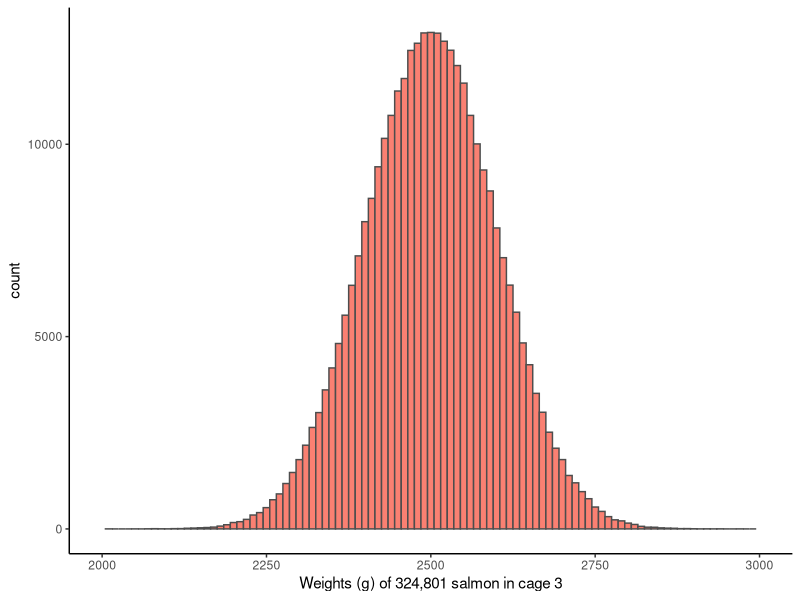
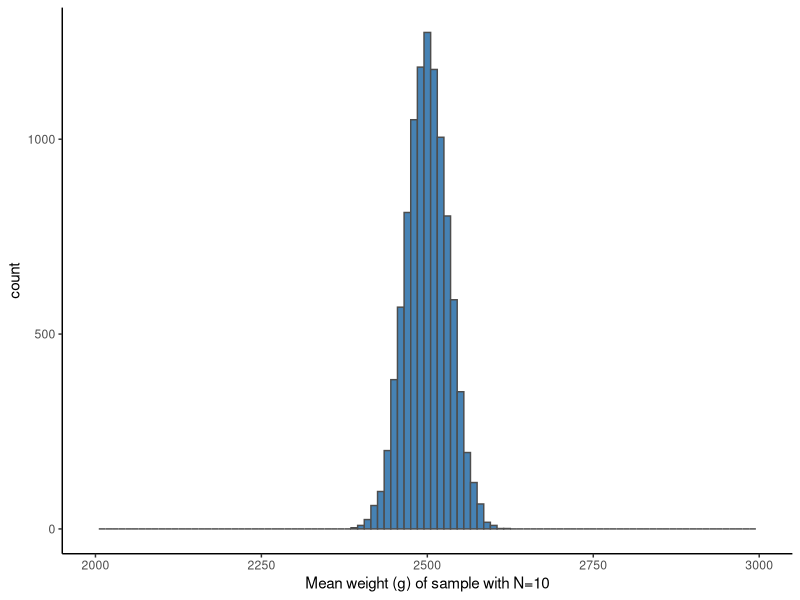
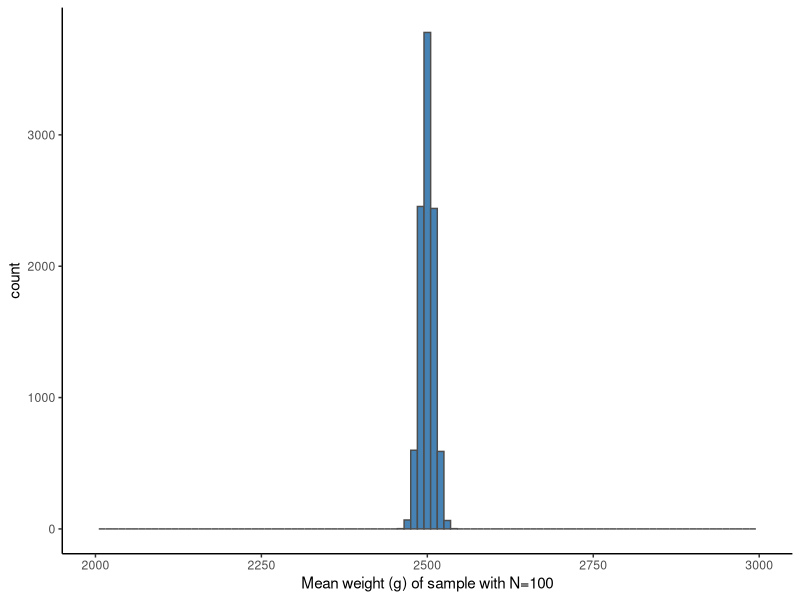
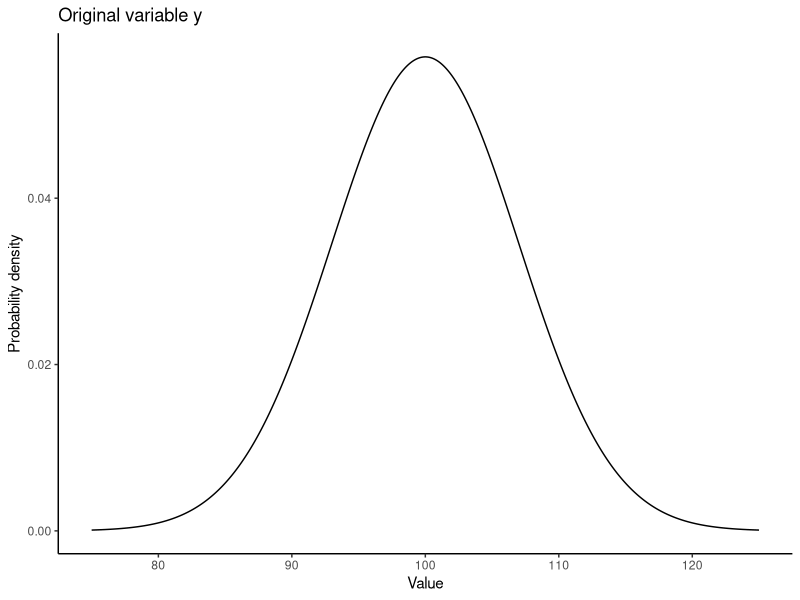
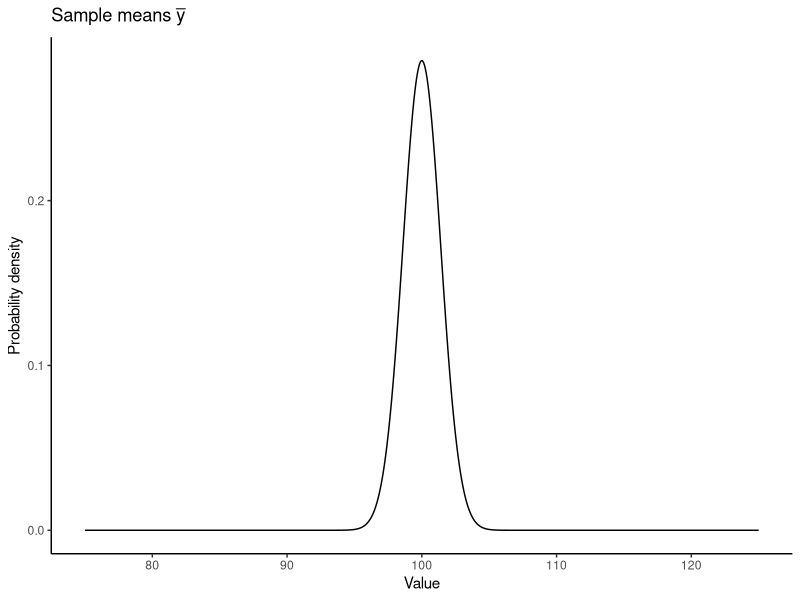
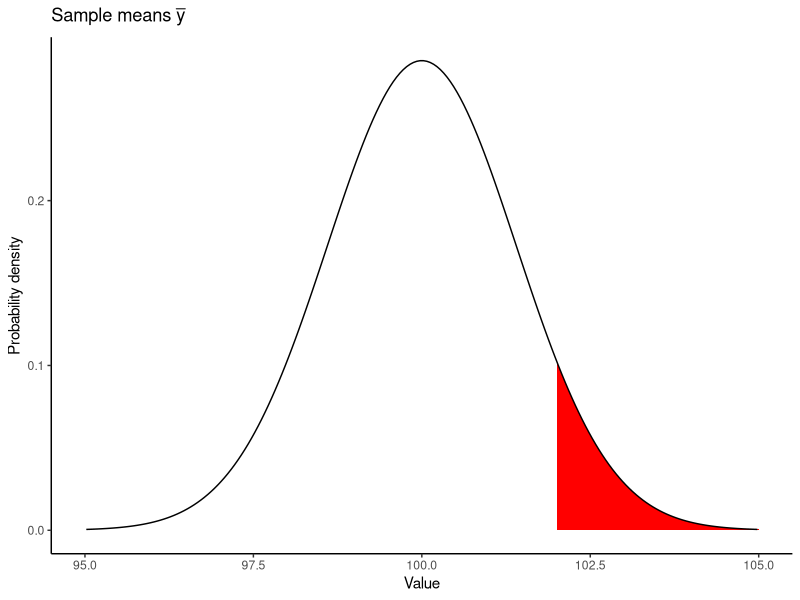
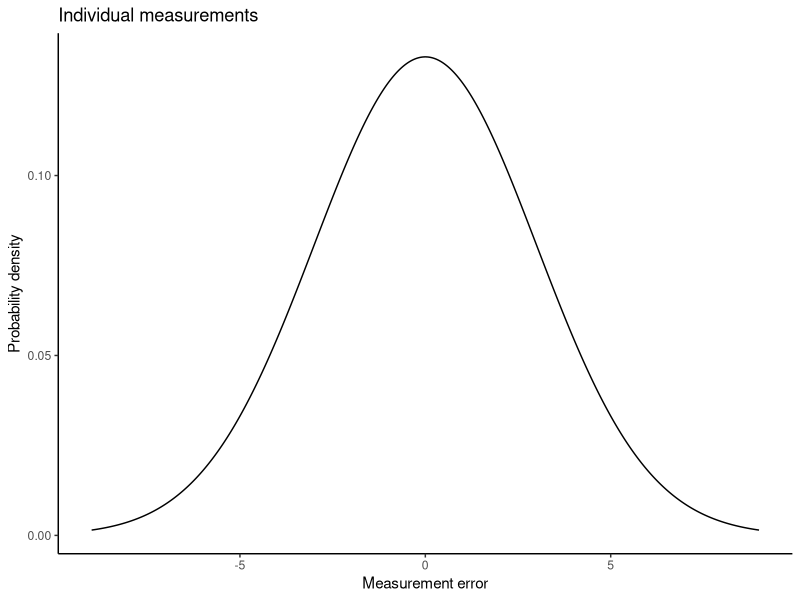
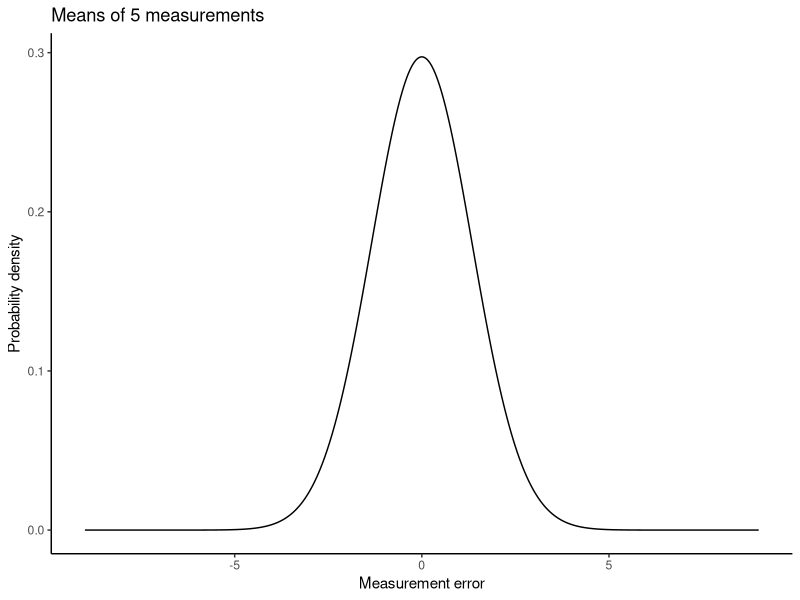

These figures' R source, in order:
# H2 Data Science
# UG308490
# L09 - CLT 



library(tidyverse); theme_set(theme_classic())




# R tips: logical ---------------------------------------------------------

a <- rpois(10, 3)
b <- rpois(10, 1)

a
a > 1
sum(a > 1)
mean(a > 1)
sum(! (a > 1) )

a < 2 | a > 4
sum(a < 2 | a > 4)

# Do you want coffee or tea?
# 'inclusive or': T = 'coffee', 'tea', 'both';  F = 'none'
# 'exclusive or': T = 'coffee', 'tea';  F = 'both', 'none'
(a > 1) | (b > 1)  # TRUE if either or both are TRUE
xor(a > 1, b > 1)  # TRUE if exactly one is TRUE

a %in% c(1, 3)  # same as: (a == 1) | (a ==3)

any(a > 2)
any(b > 2)

all(a > 2)

c <- c(NA, rpois(9, 2))

is.na(c)
any(is.na(c))
!is.na(c)
c_noNA <- c[!is.na(c)]



# salmon in cage 3 --------------------------------------------------------

set.seed(1)
# This is the entire population
salmon_df <- data.frame(id=1:324801,
                        weight=rnorm(324801, 2500, 100))

# Step 1: Measure all individuals and take the mean
mean(salmon_df$weight)  # mu
sd(salmon_df$weight)  # sigma
range(salmon_df$weight)

# Step 2: Take 5 samples, each of 10 fish, and take the mean of each
for(i in 1:5) {
  fish_sample <- sample(salmon_df$weight, size=10)
  cat("Sample mean", i, "=", round(mean(fish_sample)), "g\n")
}

# Step 3:  :( 

# Step 4-5: See if there's a pattern in *how* the means are wrong
number_of_samples <- 10000
fish_means <- data.frame(sample_id=1:number_of_samples,
                         mean_n10=numeric(number_of_samples),
                         mean_n100=numeric(number_of_samples))
for(i in 1:nrow(fish_means)) {
  fish_means$mean_n10[i] <- mean(sample(salmon_df$weight, size=10))
  fish_means$mean_n100[i] <- mean(sample(salmon_df$weight, size=100))
}

mean(fish_means$mean_n10)
sd(fish_means$mean_n10)
range(fish_means$mean_n10)

mean(fish_means$mean_n100)
sd(fish_means$mean_n100)
range(fish_means$mean_n100)

p <- salmon_df |>
  ggplot() +
  geom_histogram(aes(weight), colour="grey30", fill="salmon", binwidth=10) +
  xlim(2000,3000) +
  labs(x="Weights (g) of 324,801 salmon in cage 3")
ggsave("figs/L09_salmon_raw_data.png", p, width=5, height=3, dpi=300)

p <- fish_means |>
  ggplot() +
  geom_histogram(aes(mean_n10), colour="grey30", fill="steelblue", binwidth=10) +
  xlim(2000,3000) +
  labs(x="Mean weight (g) of sample with N=10")
ggsave("figs/L09_salmon_sample_means_n10.png", p, width=5, height=3, dpi=300)

p <- fish_means |>
  ggplot() +
  geom_histogram(aes(mean_n100), colour="grey30", fill="steelblue", binwidth=10) +
  xlim(2000,3000) +
  labs(x="Mean weight (g) of sample with N=100")
ggsave("figs/L09_salmon_sample_means_n100.png", p, width=5, height=3, dpi=300)





# Example 1 ---------------------------------------------------------------

# y ~ Normal(100, 7)  with samples of n=25
y_df <- data.frame(value=seq(75, 125, length.out=1e3)) |>
  mutate(prob_value=dnorm(value, mean=100, sd=7))

ybar_df <- data.frame(value=seq(75, 125, length.out=1e3)) |>
  mutate(prob_value=dnorm(value, mean=100, sd=7/sqrt(25)))

ybar_z_df <- data.frame(value=seq(102, 105, length.out=1e2), 
                        ymin=0) |>
  mutate(ymax=dnorm(value, mean=100, sd=7/sqrt(25)))

p <- ggplot(y_df, aes(value, prob_value)) + geom_line() + 
  labs(x="Value", y="Probability density", title="Original variable y")
ggsave("figs/L09_examp1_1_ogData.png", p, width=3, height=2.5, dpi=300)

p <- ggplot(ybar_df, aes(value, prob_value)) + geom_line() + 
  labs(x="Value", y="Probability density", title=expression('Sample means'~bar(y)))
ggsave("figs/L09_examp1_2_ybars.png", p, width=3, height=2.5, dpi=300)

p <- ggplot(ybar_df, aes(value, prob_value)) + 
  geom_ribbon(data=ybar_z_df, aes(ymin=ymin, ymax=ymax), y=NA, fill="red", colour=NA) +
  geom_line() + 
  xlim(95, 105) +
  labs(x="Value", y="Probability density", title=expression('Sample means'~bar(y)))
ggsave("figs/L09_examp1_3_ybars_z.png", p, width=3, height=2.5, dpi=300)

1 - pnorm(102, 100, 7/sqrt(25))





# Example 2 ---------------------------------------------------------------

meas_error <- data.frame(value=seq(-9, 9, length.out=1e3)) |>
  mutate(prob_value=dnorm(value, mean=0, sd=3))
mean_meas <- data.frame(value=seq(-9, 9, length.out=1e3)) |>
  mutate(prob_value=dnorm(value, mean=0, sd=3/sqrt(5)))
mean_meas_z <- data.frame(value=seq(-9, 9, length.out=1e3), 
                          ymin=0) |>
  mutate(ymax=dnorm(value, mean=0, sd=3/sqrt(5))) |>
  mutate(ymax=if_else(between(value, -1, 1), 0, ymax))

p <- ggplot(meas_error, aes(value, prob_value)) + geom_line() + 
  labs(x="Measurement error", y="Probability density", title="Individual measurements")
ggsave("figs/L09_examp2_1_ogData.png", p, width=3, height=2.5, dpi=300)

p <- ggplot(mean_meas, aes(value, prob_value)) + geom_line() + 
  labs(x="Measurement error", y="Probability density", title="Means of 5 measurements")
ggsave("figs/L09_examp2_2_ybars.png", p, width=3, height=2.5, dpi=300)

p <- ggplot(mean_meas, aes(value, prob_value)) + 
  geom_ribbon(data=mean_meas_z, aes(ymin=ymin, ymax=ymax), y=NA, fill="red", colour=NA) +
  geom_line() +
  # ylim(-6, 6)
  labs(x="Value", y="Probability density", title="Means of 5 measurements")
ggsave("figs/L09_examp2_3_ybars_z.png", p, width=3, height=2.5, dpi=300)

2 * pnorm(-1, 0, 3/sqrt(5))

pnorm(-1, 0, 3/sqrt(5)) +
  pnorm(1, 0, 3/sqrt(5), lower.tail=FALSE)





# Example 3 ---------------------------------------------------------------

# y ~ Normal(36.6, 6.4)  with samples of n=4
y_df <- data.frame(value=seq(17.4, 55.8, length.out=1e3)) |>
  mutate(prob_value=dnorm(value, mean=36.6, sd=6.4))

ybar_df <- data.frame(value=seq(17.4, 55.8, length.out=1e3)) |>
  mutate(prob_value=dnorm(value, mean=36.6, sd=6.4/sqrt(4)))

ybar_z_df <- data.frame(value=seq(17.4, 30, length.out=1e2), 
                        ymin=0) |>
  mutate(ymax=dnorm(value, mean=36.6, sd=6.4/sqrt(4)))

p <- ggplot(y_df, aes(value, prob_value)) + geom_line() + 
  labs(x="Value", y="Probability density", title="Cod length")
ggsave("figs/L09_examp3_1_ogData.png", p, width=3, height=2.5, dpi=300)

p <- ggplot(ybar_df, aes(value, prob_value)) + geom_line() + 
  labs(x="Value", y="Probability density", title="Mean cod length (n=4)")
ggsave("figs/L09_examp3_2_ybars.png", p, width=3, height=2.5, dpi=300)

p <- ggplot(ybar_df, aes(value, prob_value)) + 
  geom_ribbon(data=ybar_z_df, aes(ymin=ymin, ymax=ymax), y=NA, fill="red", colour=NA) +
  geom_line() + 
  xlim(17.4, 55.8) +
  labs(x="Value", y="Probability density", title="Mean cod length (n=4)")
ggsave("figs/L09_examp3_3_ybars_z.png", p, width=3, height=2.5, dpi=300)

# proportion of *fish* < 30cm
pnorm(30, 36.6, 6.4)

# proportion of sample means < 30cm
pnorm(30, 36.6, 6.4/sqrt(4))






# Quantiles ---------------------------------------------------------------

z_df <- data.frame(z=seq(-4, 4, length.out=1e3),
                   ymin=0) |>
  mutate(prob=dnorm(z))
q_10 <- z_df |> 
  filter(z < qnorm(0.1))
q_50 <- z_df |> 
  filter(z < qnorm(0.5))
q_95 <- z_df |> 
  filter(z < qnorm(0.95))

p <- ggplot(z_df, aes(z, prob)) + 
  geom_line() + 
  labs(x="Value", y="Probability density")
ggsave("figs/L09_quantiles_1.png", p, width=3, height=2.5, dpi=300)

p <- ggplot(z_df, aes(z, prob)) + 
  geom_ribbon(data=q_10, aes(ymin=ymin, ymax=prob), fill="red", colour=NA) +
  geom_vline(xintercept=qnorm(0.1), linewidth=1) +
  geom_line() + 
  labs(x="Value", y="Probability density")
ggsave("figs/L09_quantiles_2_q10.png", p, width=3, height=2.5, dpi=300)

p <- ggplot(z_df, aes(z, prob)) + 
  geom_ribbon(data=q_50, aes(ymin=ymin, ymax=prob), fill="red", colour=NA) +
  geom_vline(xintercept=qnorm(0.5), linewidth=1) +
  geom_line() + 
  labs(x="Value", y="Probability density")
ggsave("figs/L09_quantiles_3_q50.png", p, width=3, height=2.5, dpi=300)

p <- ggplot(z_df, aes(z, prob)) + 
  geom_ribbon(data=q_95, aes(ymin=ymin, ymax=prob), fill="red", colour=NA) +
  geom_vline(xintercept=qnorm(0.95), linewidth=1) +
  geom_line() + 
  labs(x="Value", y="Probability density")
ggsave("figs/L09_quantiles_4_q95.png", p, width=3, height=2.5, dpi=300)

p <- ggplot(z_df, aes(z, prob)) + 
  geom_line() + 
  geom_vline(xintercept=qnorm(c(0.25, 0.5, 0.75)), linewidth=1) + 
  labs(x="Value", y="Probability density", title="Quartiles")
ggsave("figs/L09_quartiles.png", p, width=3, height=2.5, dpi=300)

p <- ggplot(z_df, aes(z, prob)) + 
  geom_line() + 
  geom_vline(xintercept=qnorm(c(0.2, 0.4, 0.6, 0.8)), linewidth=1) + 
  labs(x="Value", y="Probability density", title="Quintiles")
ggsave("figs/L09_quintiles.png", p, width=3, height=2.5, dpi=300)

p <- ggplot(z_df, aes(z, prob)) + 
  geom_line() + 
  geom_vline(xintercept=qnorm(seq(0.1, 0.9, by=0.1)), linewidth=1) + 
  labs(x="Value", y="Probability density", title="Deciles")
ggsave("figs/L09_dectiles.png", p, width=3, height=2.5, dpi=300)




# Example 4 ---------------------------------------------------------------

# y ~ Normal(36.6, 6.4)  with samples of n=4
y_df <- data.frame(value=seq(17.4, 55.8, length.out=1e3)) |>
  mutate(prob_value=dnorm(value, mean=36.6, sd=6.4))

ybar_df <- data.frame(value=seq(17.4, 55.8, length.out=1e3)) |>
  mutate(prob_value=dnorm(value, mean=36.6, sd=6.4/sqrt(4)))

ybar_z_df <- data.frame(value=seq(17.4, 55.8, length.out=1e3), 
                        ymin=0) |>
  mutate(ymax=dnorm(value, mean=36.6, sd=6.4/sqrt(4))) |>
  mutate(ymax=if_else(value > qnorm(0.025, 36.6, 3.2) & value < qnorm(0.975, 36.6, 3.2), ymax, 0))

p <- ggplot(y_df, aes(value, prob_value)) + geom_line() + 
  labs(x="Value", y="Probability density", title="Cod length")
ggsave("figs/L09_examp4_1_ogData.png", p, width=3, height=2.5, dpi=300)

p <- ggplot(ybar_df, aes(value, prob_value)) + geom_line() + 
  labs(x="Value", y="Probability density", title="Mean cod length (n=4)")
ggsave("figs/L09_examp4_2_ybars.png", p, width=3, height=2.5, dpi=300)

p <- ggplot(ybar_df, aes(value, prob_value)) + 
  geom_ribbon(data=ybar_z_df, aes(ymin=ymin, ymax=ymax), y=NA, fill="red", colour=NA) +
  geom_line() + 
  xlim(17.4, 55.8) +
  labs(x="Value", y="Probability density", title="Mean cod length (n=4)")
ggsave("figs/L09_examp4_3_ybars_z.png", p, width=3, height=2.5, dpi=300)

qnorm(0.025, 36.6, 3.2)
qnorm(0.975, 36.6, 3.2)






# PROBLEM SOLUTIONS -------------------------------------------------------

# The maternity unit at Oban hospital delivers 65 babies per year.

# Given that there are 5.2 million UK sufferers of asthma (population=60
# million) determine the probability of having asthma.
p_asthma <- 5.2/60

# What is an appropriate model we could use to predict the numbers of babies
# with asthma here?

# binomial seems suitable:

#   - what is the event?
# A birth -- with or without asthma

#   - how many trials are there?
# 65, assuming a single typical year

#   - what is p, what is q. 
p <- p_asthma # 0.0867
q <- 1 - p # 0.913

# What is the probability of >0 cases of paediatric asthma at Oban hospital (on
# an annual basis).

1 - dbinom(0, 65, p)

# What could be used as an alternative model and why?

# Poisson is a possibility, given n and p

#   using the alternative model, determine the probability of >0 cases of asthma
#   (on an annual basis)

1 - dpois(0, 65*p)

# At another hospital there are 110 births per year (usually).  Attempt to
# answer the question using this initial (binomial) model
1 - dbinom(0, 110, p)

# what logistics problems are you faced with

# In R, no problems at all. Calculating by hand gets difficult with a large n. I
# think this question will be altered for next year since I strongly encourage
# working in R as a general rule.
